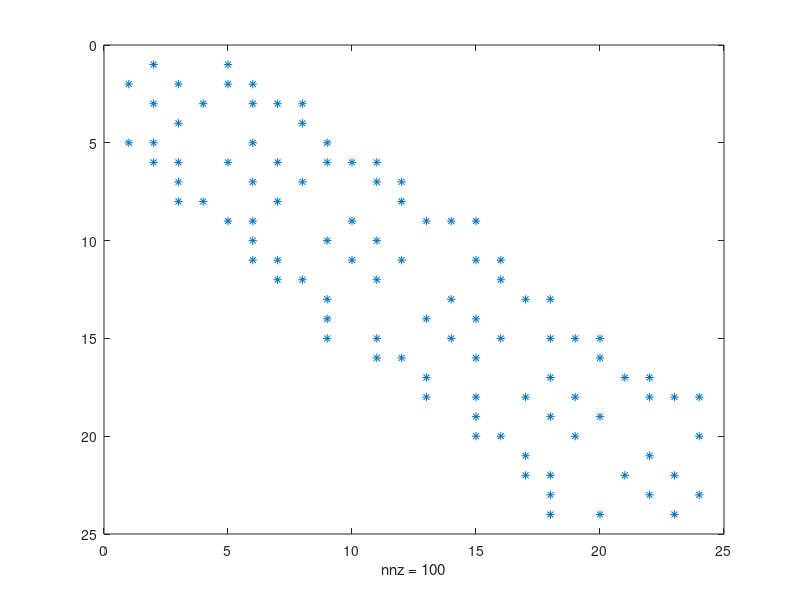
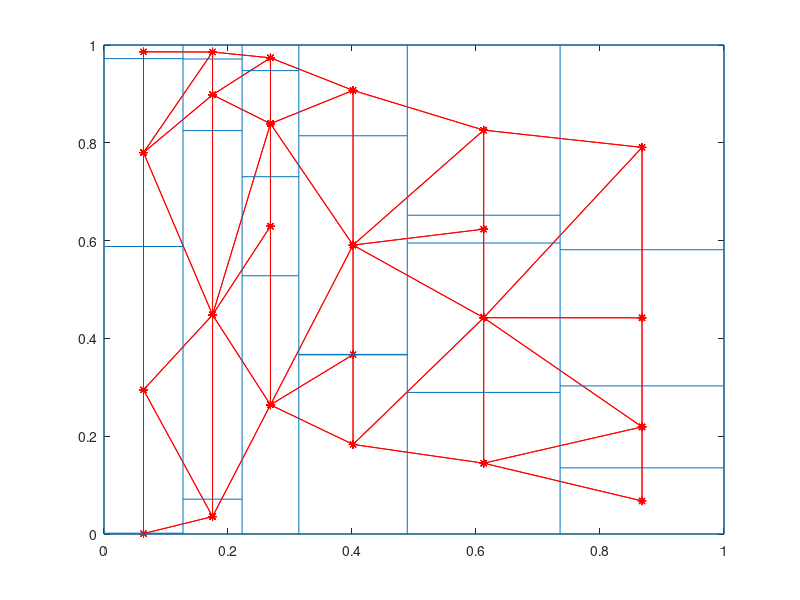

These figures' MATLAB source, in order:
close all; clear all; clc;

do_random=true;

% number of cut lines
n_cutx = 5;
n_cuty = 3;

% number of subsets per dimension
nx = n_cutx + 1;
ny = n_cuty + 1;

if do_random
    % cut lines in x
    X = [0 sort(rand(1,n_cutx)) 1];
    % cut lines in y, per column
    Y=zeros(nx,n_cuty+2);
    for i=1:nx
        Y(i,:) = [0 sort(rand(1,n_cuty)) 1];
    end
else
    X = linspace(0,1,n_cutx+2);
    tmp = linspace(0,1,n_cuty+2);
    for i=1:nx
        Y(i,:) = tmp;
    end
end

% adjacency matrix
n=nx*ny;
A = zeros(n,n);

% loop over columns 
for i=1:nx
    % beginning and end rows in A for this colum
    row_beg = (i-1)*ny+1;
    row_end = (i  )*ny  ;
    % up/down neighbors
    for row=row_beg:row_end
        % top neighbor
        if row~=row_end, A(row,row+1)=1; end
        % not need for bottom neighbors, we use transport at the end
        % % bottom neighbor
        % if row~=row_beg, A(row,row-1)=1; end
    end
    
    % right neighbors, not needed for last column
    if i<nx 
        % cut lines of the current column
        cut_lines_curr = Y(i,:);
        % cut lines of the right neighbor column
        cut_lines_neig = Y(i+1,:);
        for j=1:ny
            % current row in A matrix
            current_row = (i-1)*ny+j;
            % cut lines of interest
            Y1=cut_lines_curr(j);
            Y2=cut_lines_curr(j+1);
            ind = find( (cut_lines_neig>Y1-eps) & (cut_lines_neig<Y2+eps) );
            % TODO: need fuzzy logic for the vase when vertices are the same
            % ind is the ID's of the cut lines of the neighbors
            if ~isempty(ind)
                connecting_subsets = [ind(1)-1 ind];
                if abs(Y1 - cut_lines_neig(ind(1)))< 1.5*eps
                    % remove the first subset
                    connecting_subsets(1) = [];
                end
                if abs(Y2 - cut_lines_neig(ind(end)))< 1.5*eps
                    % remove the last subset
                    connecting_subsets(end) = [];
                end
                % i*ny: to skip all ofthe subset in all columns from 1 to i included
                A(current_row,i*ny+connecting_subsets)=1;
            end % ind is not empty
        end % we are not yet at the last column
    end % we are not yet at the last column
    
end % loop of columns

% symmetric portion
A = A + A';
figure(1)
spy(A)

% plot the graph
figure(2)
Coordinates = zeros(n,2);
k=0;
for i=1:nx
    xval = (X(i)+X(i+1))/2;
    for j=1:ny
        yval = (Y(i,j)+Y(i,j+1))/2;
        k=k+1;
        Coordinates(k,:)=[xval yval];
    end
end
gplot(A,Coordinates,'r-*');
hold on
% superimpose the subset mesh 
for i=1:nx+1
    line([X(i),X(i)],[0,1])
    if i<=nx
        for j=1:ny+1
            line([X(i),X(i+1)],[Y(i,j),Y(i,j)])
        end
    end
end
    
    
